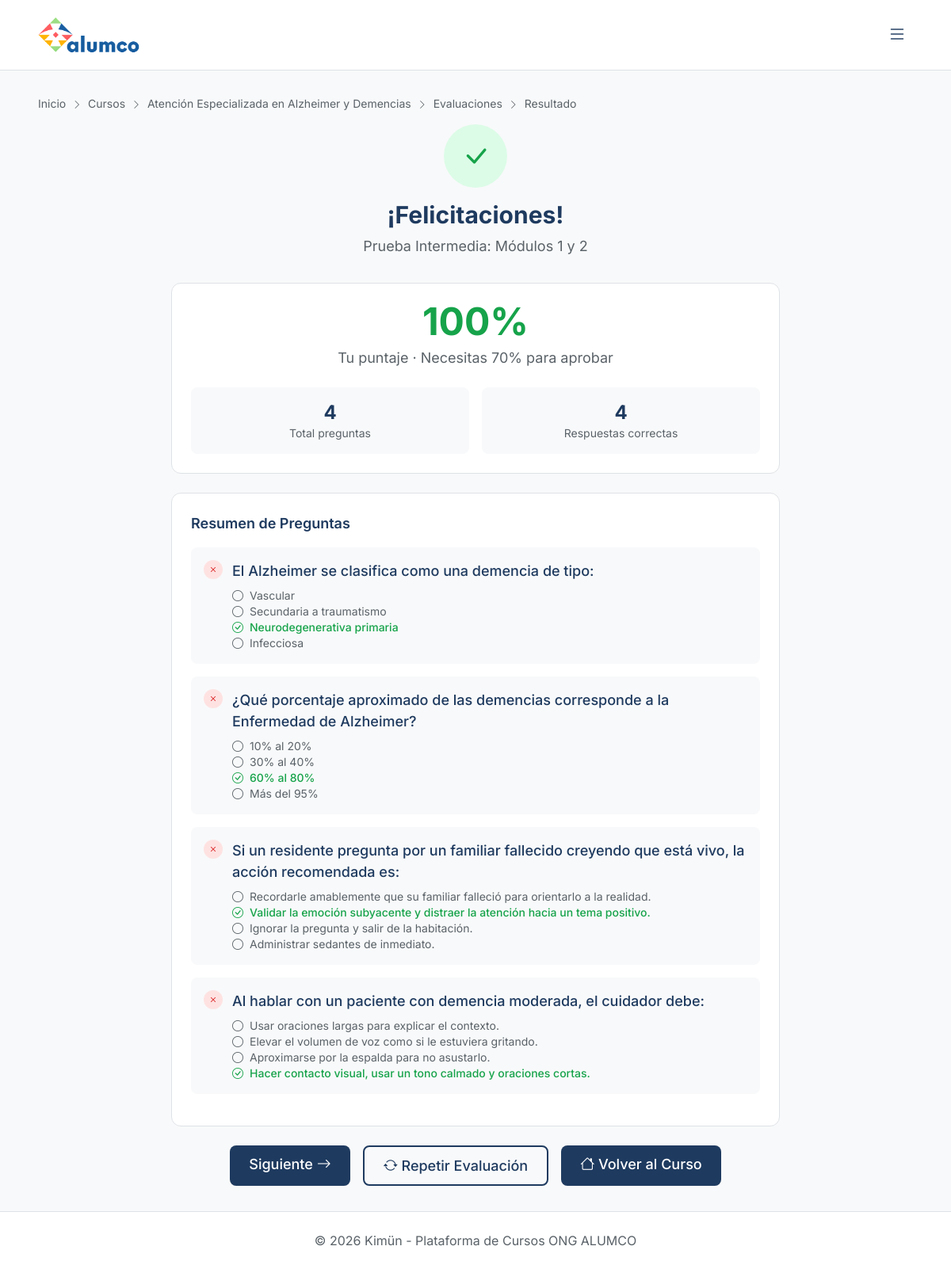
Screenshot of /evaluaciones/evaluacion/2/resultado/2/ (signed in) with the database file from the repository.
### evaluaciones/models.py (models this page shows, shortened)
class Evaluacion(models.Model):
    curso = models.ForeignKey('cursos.Curso', on_delete=models.CASCADE, related_name='evaluaciones')
    modulo = models.ForeignKey('cursos.Modulo', on_delete=models.SET_NULL, null=True, blank=True, related_name='evaluaciones')
    titulo = models.CharField(max_length=200)
    porcentaje_aprobacion = models.IntegerField(default=70)
    max_intentos = models.IntegerField(default=0, help_text='0 = sin límite')
    duracion_minutos = models.IntegerField(null=True, blank=True, help_text='Minutos, vacío = sin límite')
    preguntas_por_intento = models.IntegerField(null=True, blank=True, help_text='Aleatorizar N preguntas del banco')
    orden = models.PositiveIntegerField(default=0, help_text='Orden en el curso')
    class Meta:
        verbose_name = 'Evaluación'
        verbose_name_plural = 'Evaluaciones'

class IntentoEvaluacion(models.Model):
    usuario = models.ForeignKey(settings.AUTH_USER_MODEL, on_delete=models.CASCADE, related_name='intentos_evaluacion')
    evaluacion = models.ForeignKey(Evaluacion, on_delete=models.CASCADE, related_name='intentos')
    puntaje_obtenido = models.IntegerField()
    aprobado = models.BooleanField(default=False)
    fecha_intento = models.DateTimeField(auto_now_add=True)
    hora_inicio = models.DateTimeField(null=True, blank=True)
    respuestas = models.JSONField(default=dict, blank=True)
    class Meta:
        verbose_name = 'Intento de Evaluación'
        verbose_name_plural = 'Intentos de Evaluación'

class Pregunta(models.Model):
    evaluacion = models.ForeignKey(Evaluacion, on_delete=models.CASCADE, related_name='preguntas', null=True, blank=True)
    banco = models.ForeignKey(BancoPreguntas, on_delete=models.SET_NULL, null=True, blank=True, related_name='preguntas')
    texto = models.TextField()
    class Meta:
        verbose_name = 'Pregunta'
        verbose_name_plural = 'Preguntas'

class Alternativa(models.Model):
    pregunta = models.ForeignKey(Pregunta, on_delete=models.CASCADE, related_name='alternativas')
    texto = models.CharField(max_length=500)
    es_correcta = models.BooleanField(default=False)
    class Meta:
        verbose_name = 'Alternativa'
        verbose_name_plural = 'Alternativas'

### cursos/models.py (models this page shows, shortened)
class Curso(models.Model):
    ESTADO_CHOICES = [
        ('borrador', 'Borrador'),
        ('publicado', 'Publicado'),
    ]
    titulo = models.CharField(max_length=200)
    descripcion = models.TextField()
    categoria = models.ForeignKey(
        Categoria,
        on_delete=models.SET_NULL,
        null=True,
        blank=True,
        related_name='cursos'
    )
    docente_creador = models.ForeignKey(
        settings.AUTH_USER_MODEL,
        on_delete=models.CASCADE,
        related_name='cursos_creados'
    )
    estado = models.CharField(max_length=20, choices=ESTADO_CHOICES, default='borrador')
    fecha_creacion = models.DateTimeField(auto_now_add=True)
    horas_exigidas = models.PositiveIntegerField(default=0, help_text='Horas totales exigidas para completar el curso')
    horas_por_semana = models.PositiveIntegerField(default=0, help_text='Horas de dedicación semanal esperada')
    exige_tiempo_minimo = models.BooleanField(default=False, help_text='Evita que el alumno complete el curso en menos tiempo del exigido')
    duracion_minutos = models.PositiveIntegerField(default=0, help_text='Duración estimada en minutos')
    class Meta:
        verbose_name = 'Curso'
        verbose_name_plural = 'Cursos'

### evaluaciones/views.py (the view)
# urls.py: path('evaluacion/<int:pk>/resultado/<int:intento_pk>/', views.resultado_evaluacion, name='resultado_evaluacion'),
@login_required
def resultado_evaluacion(request, pk, intento_pk):
    evaluacion = get_object_or_404(Evaluacion, pk=pk)
    try:
        intento = IntentoEvaluacion.objects.get(pk=intento_pk, usuario=request.user, evaluacion=evaluacion)
    except IntentoEvaluacion.DoesNotExist:
        messages.error(request, 'No se encontró el intento de evaluación.')
        return redirect('evaluaciones:evaluacion_list', curso_pk=evaluacion.curso.pk)
    preguntas = evaluacion.preguntas.prefetch_related('alternativas').all()
    session_key = f'modo_estudiante_curso_{evaluacion.curso.id}'
    simular_estudiante = request.session.get(session_key, False) and request.user.rol in ['admin', 'docente']
    es_colaborador = request.user.rol == 'colaborador' or simular_estudiante
    from cursos.utils import get_adjacent_items, check_curso_completed
    from certificados.models import Certificado
    item_anterior, item_siguiente = get_adjacent_items(evaluacion.curso, evaluacion.orden)
    is_completed = False
    completion_message = ""
    if not item_siguiente and intento.aprobado:
        is_completed, completion_message = check_curso_completed(request.user, evaluacion.curso)
    certificado = Certificado.objects.filter(usuario=request.user, curso=evaluacion.curso).first()
    context = {
        'evaluacion': evaluacion,
        'intento': intento,
        'preguntas': preguntas,
        'es_colaborador': es_colaborador,
        'item_siguiente': item_siguiente,
        'is_completed': is_completed,
        'completion_message': completion_message,
        'certificado': certificado
    }
    return render(request, 'evaluaciones/resultado_evaluacion.html', context)

### cursos/utils.py (called while the page is built)
def get_contenido_unificado(curso):
    clases = list(curso.clases.all())
    evaluaciones = list(curso.evaluaciones.all())
    contenido = clases + evaluaciones
    contenido.sort(key=lambda x: getattr(x, 'orden', 0))
    return contenido

def get_adjacent_items(curso, orden):
    contenido = get_contenido_unificado(curso)
    item_anterior = None
    item_siguiente = None
    anteriores = [x for x in contenido if getattr(x, 'orden', 0) < orden]
    if anteriores:
        item_anterior = anteriores[-1]
    siguientes = [x for x in contenido if getattr(x, 'orden', 0) > orden]
    if siguientes:
        item_siguiente = siguientes[0]
    return item_anterior, item_siguiente

### evaluaciones/templatetags/evaluaciones_filters.py (called while the page is built)
@register.filter
def get_item(dictionary, key):
    return dictionary.get(str(key)) if dictionary else None

@register.filter
def get_correct_alt(alternativas):
    return alternativas.filter(es_correcta=True).first()

### templates/evaluaciones/resultado_evaluacion.html (shortened to what this page needs)
{% extends 'base.html' %}
{% load evaluaciones_filters %}
{% block breadcrumbs %}
<nav class="text-sm mb-4" style="color: var(--color-text-secondary);">
    <a href="{% url 'inicio' %}">Inicio</a>
    <i class="bi bi-chevron-right text-xs mx-1"></i>
    <a href="{% url 'cursos:curso_list' %}">Cursos</a>
    <i class="bi bi-chevron-right text-xs mx-1"></i>
    <a href="{% url 'cursos:curso_detail' pk=evaluacion.curso.pk %}">{{ evaluacion.curso.titulo }}</a>
    <i class="bi bi-chevron-right text-xs mx-1"></i>
    <a href="{% url 'evaluaciones:evaluacion_list' curso_pk=evaluacion.curso.pk %}">Evaluaciones</a>
    <i class="bi bi-chevron-right text-xs mx-1"></i>
    <span>Resultado</span>
</nav>
{% endblock %}
{% block content %}
<div class="fade-in max-w-3xl mx-auto">
    <div class="text-center mb-8">
        <div class="w-20 h-20 rounded-full mx-auto mb-4 flex items-center justify-center
            {% if intento.aprobado %}bg-green-100 dark:bg-green-900{% else %}bg-red-100 dark:bg-red-900{% endif %}">
            {% if intento.aprobado %}
            <i class="bi bi-check-lg text-4xl text-green-600"></i>
            {% else %}
            <i class="bi bi-x-lg text-4xl text-red-600"></i>
            {% endif %}
        </div>
        <h1 class="text-3xl font-bold">
            {% if intento.aprobado %}¡Felicitaciones!{% else %}No aprobaste{% endif %}
        </h1>
        <p class="mt-2 text-lg" style="color: var(--color-text-secondary);">
            {{ evaluacion.titulo }}
        </p>
    </div>
    <div class="hybrid-card rounded-xl p-6 mb-6">
        <div class="text-center">
            <div class="text-5xl font-bold mb-2
                {% if intento.aprobado %}text-green-600{% else %}text-red-600{% endif %}">
                {{ intento.puntaje_obtenido }}%
            </div>
            <p style="color: var(--color-text-secondary);">
                Tu puntaje · Necesitas {{ evaluacion.porcentaje_aprobacion }}% para aprobar
            </p>
        </div>
        <div class="mt-6 grid grid-cols-2 gap-4 text-center">
            <div class="p-4 rounded-lg" style="background-color: var(--color-bg);">
                <div class="text-2xl font-bold">
                    {{ evaluacion.preguntas.count }}
                </div>
                <div class="text-sm" style="color: var(--color-text-secondary);">Total preguntas</div>
            </div>
            <div class="p-4 rounded-lg" style="background-color: var(--color-bg);">
                <div class="text-2xl font-bold">
                    {% with total=evaluacion.preguntas.count %}
                    {% widthratio intento.puntaje_obtenido 100 total as correctas %}
                    {{ correctas }}
                    {% endwith %}
                </div>
                <div class="text-sm" style="color: var(--color-text-secondary);">Respuestas correctas</div>
            </div>
        </div>
    </div>
    <div class="hybrid-card rounded-xl p-6 mb-6">
        <h2 class="text-lg font-semibold mb-4">Resumen de Preguntas</h2>
        {% for pregunta in preguntas %}
        {% with user_answer=intento.respuestas|get_item:pregunta.pk %}
        {% with correct_alt=pregunta.alternativas.all|get_correct_alt %}
        <div class="mb-4 p-4 rounded-lg" style="background-color: var(--color-bg);">
            <div class="flex items-start gap-3">
                <div class="w-6 h-6 rounded-full flex items-center justify-center text-sm
                    {% if user_answer == correct_alt.pk|stringformat:"s" %}bg-green-100 text-green-600{% else %}bg-red-100 text-red-600{% endif %}">
                    {% if user_answer == correct_alt.pk|stringformat:"s" %}
                    <i class="bi bi-check"></i>
                    {% else %}
                    <i class="bi bi-x"></i>
                    {% endif %}
                </div>
                <div class="flex-1">
                    <p class="font-medium">{{ pregunta.texto }}</p>
                    <div class="mt-2 text-sm" style="color: var(--color-text-secondary);">
                        {% for alt in pregunta.alternativas.all %}
                        <div class="flex items-center gap-2">
                            {% if alt.pk|stringformat:"s" == user_answer %}
                                {% if alt.es_correcta %}
                                <i class="bi bi-check-circle text-green-600"></i>
                                {% else %}
                                <i class="bi bi-x-circle text-red-600"></i>
                                {% endif %}
                            {% else %}
                                {% if alt.es_correcta %}
                                <i class="bi bi-check-circle text-green-600"></i>
                                {% else %}
                                <i class="bi bi-circle"></i>
                                {% endif %}
                            {% endif %}
                            <span {% if alt.es_correcta %}class="text-green-600 font-medium"{% endif %}
                                  {% if alt.pk|stringformat:"s" == user_answer and not alt.es_correcta %}class="text-red-600"{% endif %}>
                                {{ alt.texto }}
                            </span>
                        </div>
                        {% endfor %}
                    </div>
                </div>
            </div>
        </div>
        {% endwith %}
        {% endwith %}
        {% endfor %}
    </div>
    <div class="flex justify-center gap-4">
        {% if item_siguiente %}
            <a href="{% if item_siguiente.contenido %}{% url 'cursos:clase_detail' item_siguiente.id %}{% else %}{% url 'evaluaciones:tomar_evaluacion' item_siguiente.id %}{% endif %}" class="btn-primary px-6 py-2.5 rounded-lg font-medium" style="background-color: var(--color-primary); color: white;">
                Siguiente <i class="bi bi-arrow-right"></i>
            </a>
        {% endif %}
        <a href="{% url 'evaluaciones:tomar_evaluacion' pk=evaluacion.pk %}"
           class="btn-outline px-6 py-2.5 rounded-lg font-medium">
            <i class="bi bi-arrow-repeat"></i> Repetir Evaluación
        </a>
        <a href="{% url 'cursos:curso_detail' pk=evaluacion.curso.pk %}"
           class="btn-primary px-6 py-2.5 rounded-lg font-medium">
            <i class="bi bi-house"></i> Volver al Curso
        </a>
    </div>
    </div>
{% endblock %}

### static/css/kimun.css (style rules this page uses)
:root { --space-xs: 0.25rem; --space-sm: 0.5rem; --space-md: 1rem; --space-lg: 1.5rem; --space-xl: 2rem; --space-2xl: 3rem; --space-3xl: 4rem; --radius-sm: 0.25rem; --radius-md: 0.75rem; --radius-lg: 1rem; --radius-xl: 1.5rem; --radius-asymmetric: 1rem 0.25rem 1rem 0.25rem; --shadow-sm: 0 1px 2px color-mix(in srgb, var(--color-text) 8%, transparent); --shadow-md: 0 4px 6px -1px color-mix(in srgb, var(--color-text) 12%, transparent); --shadow-lg: 0 10px 40px -10px color-mix(in srgb, var(--color-text) 18%, transparent); --transition-fast: 0.15s ease; --transition-normal: 0.2s ease; --transition-slow: 0.3s ease; }
.fade-in { animation: fadeInUp 0.5s ease forwards; opacity: 0; }
.rounded-lg { border-radius: var(--radius-lg); }
.rounded-xl { border-radius: var(--radius-xl); }

### templates/base.html (style rules this page uses)
body { font-family: "Inter", sans-serif; font-size: 18px; }
[data-theme="light"] { --color-bg: #f8f9fa; --color-surface: #ffffff; --color-surface-raised: #f3f4f6; --color-primary: #1e3a5f; --color-primary-hover: #2d5a87; --color-accent: #f57c00; --color-text: #1e3a5f; --color-text-secondary: #5a6268; --color-border: #dee2e6; --color-card-hover: #f1f5f9; --color-success: #166534; --color-success-bg: rgba(22, 163, 74, 0.15); --color-info: #2563eb; --color-info-bg: rgba(37, 99, 235, 0.15); --color-warning: #92400e; --color-warning-bg: rgba(217, 119, 6, 0.15); --color-purple: #9333ea; --color-purple-bg: rgba(147, 51, 234, 0.15); --color-pink: #db2777; --color-pink-bg: rgba(219, 39, 119, 0.15); --gradient-start: #1e3a5f; --gradient-end: #3b82f6; }
body { background-color: var(--color-bg); color: var(--color-text); }
.hybrid-card { background-color: var(--color-surface); border: 1px solid var(--color-border); transition: all 0.3s ease; }
.btn-primary { background-color: var(--color-primary); color: white; transition: all 0.2s ease; }
.btn-outline { border: 2px solid var(--color-primary); color: var(--color-primary); background: transparent; transition: all 0.2s ease; }
.fade-in { animation: fadeIn 0.5s ease-out forwards; opacity: 0; }

### rows the page displays
Evaluacion: curso.titulo "Atención Especializada en Alzheimer y Demencias", titulo "Prueba Intermedia: Módulos 1 y 2", porcentaje_aprobacion "70", preguntas.count "4"
IntentoEvaluacion: puntaje_obtenido "100"
Pregunta: texto "El Alzheimer se clasifica como una demencia de tipo:"
Alternativa: es_correcta False (drawn), texto "Vascular"
Alternativa: es_correcta False (drawn), texto "Secundaria a traumatismo"
Alternativa: es_correcta True (drawn), texto "Neurodegenerativa primaria"
Alternativa: es_correcta False (drawn), texto "Infecciosa"
Pregunta: texto "¿Qué porcentaje aproximado de las demencias corresponde a la Enfermedad de Alzheimer?"
Alternativa: es_correcta False (drawn), texto "10% al 20%"
Alternativa: es_correcta False (drawn), texto "30% al 40%"
Alternativa: es_correcta True (drawn), texto "60% al 80%"
Alternativa: es_correcta False (drawn), texto "Más del 95%"
Pregunta: texto "Si un residente pregunta por un familiar fallecido creyendo que está vivo, la acción recomendada es:"
Alternativa: es_correcta False (drawn), texto "Recordarle amablemente que su familiar falleció para orientarlo a la realidad."
Alternativa: es_correcta True (drawn), texto "Validar la emoción subyacente y distraer la atención hacia un tema positivo."
Alternativa: es_correcta False (drawn), texto "Ignorar la pregunta y salir de la habitación."
Alternativa: es_correcta False (drawn), texto "Administrar sedantes de inmediato."
Pregunta: texto "Al hablar con un paciente con demencia moderada, el cuidador debe:"
Alternativa: es_correcta False (drawn), texto "Usar oraciones largas para explicar el contexto."
Alternativa: es_correcta False (drawn), texto "Elevar el volumen de voz como si le estuviera gritando."
Alternativa: es_correcta False (drawn), texto "Aproximarse por la espalda para no asustarlo."
Alternativa: es_correcta True (drawn), texto "Hacer contacto visual, usar un tono calmado y oraciones cortas."

### other values shown
{{ correctas }} "4"
